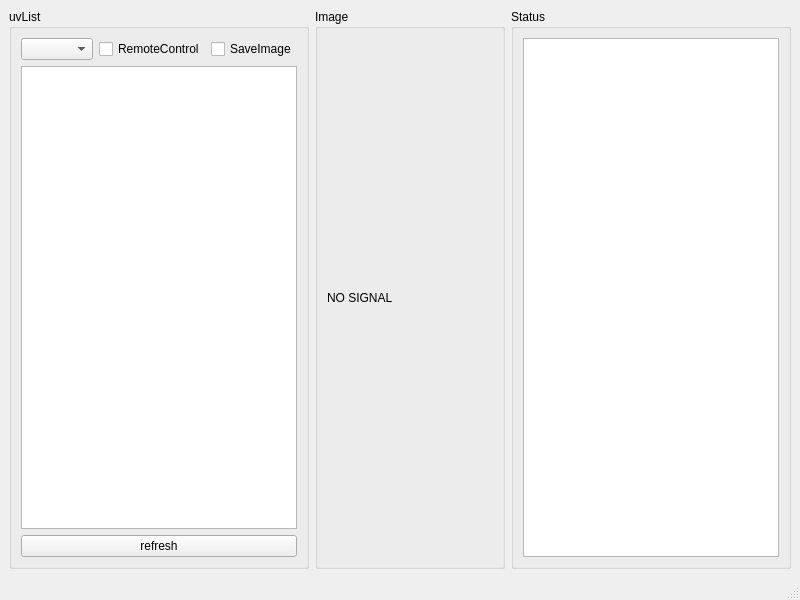
<?xml version="1.0" encoding="UTF-8"?>
<ui version="4.0">
 <class>UVUI</class>
 <widget class="QMainWindow" name="UVUI">
  <property name="geometry">
   <rect>
    <x>0</x>
    <y>0</y>
    <width>800</width>
    <height>600</height>
   </rect>
  </property>
  <property name="windowTitle">
   <string>MainWindow</string>
  </property>
  <widget class="QWidget" name="centralwidget">
   <layout class="QGridLayout" name="gridLayout_3">
    <item row="0" column="0">
     <widget class="QGroupBox" name="groupBoxUvList">
      <property name="sizePolicy">
       <sizepolicy hsizetype="Preferred" vsizetype="Preferred">
        <horstretch>0</horstretch>
        <verstretch>0</verstretch>
       </sizepolicy>
      </property>
      <property name="title">
       <string>uvList</string>
      </property>
      <layout class="QGridLayout" name="gridLayout">
       <item row="0" column="0">
        <layout class="QHBoxLayout" name="horizontalLayout">
         <item>
          <widget class="QComboBox" name="comboBoxSelect"/>
         </item>
         <item>
          <widget class="QCheckBox" name="checkBoxRemote">
           <property name="text">
            <string>RemoteControl</string>
           </property>
          </widget>
         </item>
         <item>
          <widget class="QCheckBox" name="checkBoxSave">
           <property name="text">
            <string>SaveImage</string>
           </property>
          </widget>
         </item>
        </layout>
       </item>
       <item row="1" column="0">
        <widget class="QListWidget" name="listWidgetUvList">
         <property name="sizePolicy">
          <sizepolicy hsizetype="Expanding" vsizetype="Expanding">
           <horstretch>0</horstretch>
           <verstretch>0</verstretch>
          </sizepolicy>
         </property>
        </widget>
       </item>
       <item row="2" column="0">
        <widget class="QPushButton" name="pushButtonRefresh">
         <property name="text">
          <string>refresh</string>
         </property>
        </widget>
       </item>
      </layout>
     </widget>
    </item>
    <item row="0" column="2">
     <widget class="QGroupBox" name="groupBoxStatus">
      <property name="title">
       <string>Status</string>
      </property>
      <layout class="QGridLayout" name="gridLayout_2">
       <item row="0" column="0">
        <widget class="QTableView" name="tableViewStatus"/>
       </item>
      </layout>
     </widget>
    </item>
    <item row="0" column="1">
     <widget class="QGroupBox" name="groupBox">
      <property name="sizePolicy">
       <sizepolicy hsizetype="Expanding" vsizetype="Expanding">
        <horstretch>0</horstretch>
        <verstretch>0</verstretch>
       </sizepolicy>
      </property>
      <property name="title">
       <string>Image</string>
      </property>
      <layout class="QGridLayout" name="gridLayout_4">
       <item row="0" column="0">
        <widget class="QLabel" name="labelImg">
         <property name="text">
          <string>NO SIGNAL</string>
         </property>
        </widget>
       </item>
      </layout>
     </widget>
    </item>
   </layout>
  </widget>
  <widget class="QMenuBar" name="menubar">
   <property name="geometry">
    <rect>
     <x>0</x>
     <y>0</y>
     <width>800</width>
     <height>22</height>
    </rect>
   </property>
  </widget>
  <widget class="QStatusBar" name="statusbar"/>
 </widget>
 <resources/>
 <connections/>
</ui>
